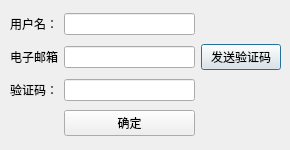
<?xml version="1.0" encoding="UTF-8"?>
<ui version="4.0">
 <class>Forgot_Password</class>
 <widget class="QDialog" name="Forgot_Password">
  <property name="geometry">
   <rect>
    <x>0</x>
    <y>0</y>
    <width>290</width>
    <height>150</height>
   </rect>
  </property>
  <property name="windowTitle">
   <string>Forgot_Password</string>
  </property>
  <widget class="QWidget" name="formLayoutWidget">
   <property name="geometry">
    <rect>
     <x>10</x>
     <y>10</y>
     <width>271</width>
     <height>132</height>
    </rect>
   </property>
   <layout class="QGridLayout" name="gridLayout">
    <item row="0" column="1">
     <widget class="QLineEdit" name="edit_username"/>
    </item>
    <item row="2" column="1">
     <widget class="QLineEdit" name="edit_code"/>
    </item>
    <item row="1" column="2">
     <widget class="QPushButton" name="btn_sendCode">
      <property name="text">
       <string>发送验证码</string>
      </property>
     </widget>
    </item>
    <item row="2" column="0">
     <widget class="QLabel" name="label_3">
      <property name="text">
       <string>验证码：</string>
      </property>
     </widget>
    </item>
    <item row="0" column="0">
     <widget class="QLabel" name="label">
      <property name="text">
       <string>用户名：</string>
      </property>
     </widget>
    </item>
    <item row="1" column="0">
     <widget class="QLabel" name="label_2">
      <property name="text">
       <string>电子邮箱</string>
      </property>
     </widget>
    </item>
    <item row="1" column="1">
     <widget class="QLineEdit" name="edit_email"/>
    </item>
    <item row="3" column="1">
     <widget class="QPushButton" name="btn_commit">
      <property name="text">
       <string>确定</string>
      </property>
     </widget>
    </item>
   </layout>
  </widget>
 </widget>
 <tabstops>
  <tabstop>edit_username</tabstop>
  <tabstop>edit_email</tabstop>
  <tabstop>btn_sendCode</tabstop>
  <tabstop>edit_code</tabstop>
  <tabstop>btn_commit</tabstop>
 </tabstops>
 <resources/>
 <connections/>
</ui>
